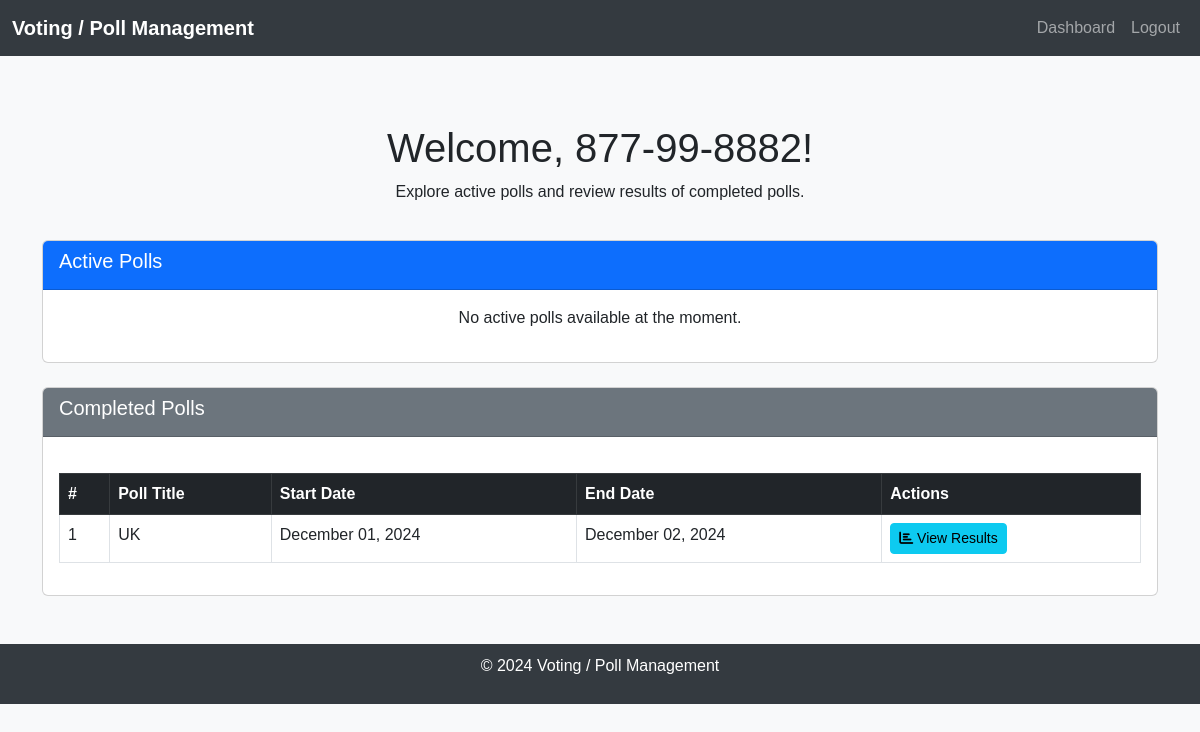
The app's page /user_dashboard (signed in), older data.
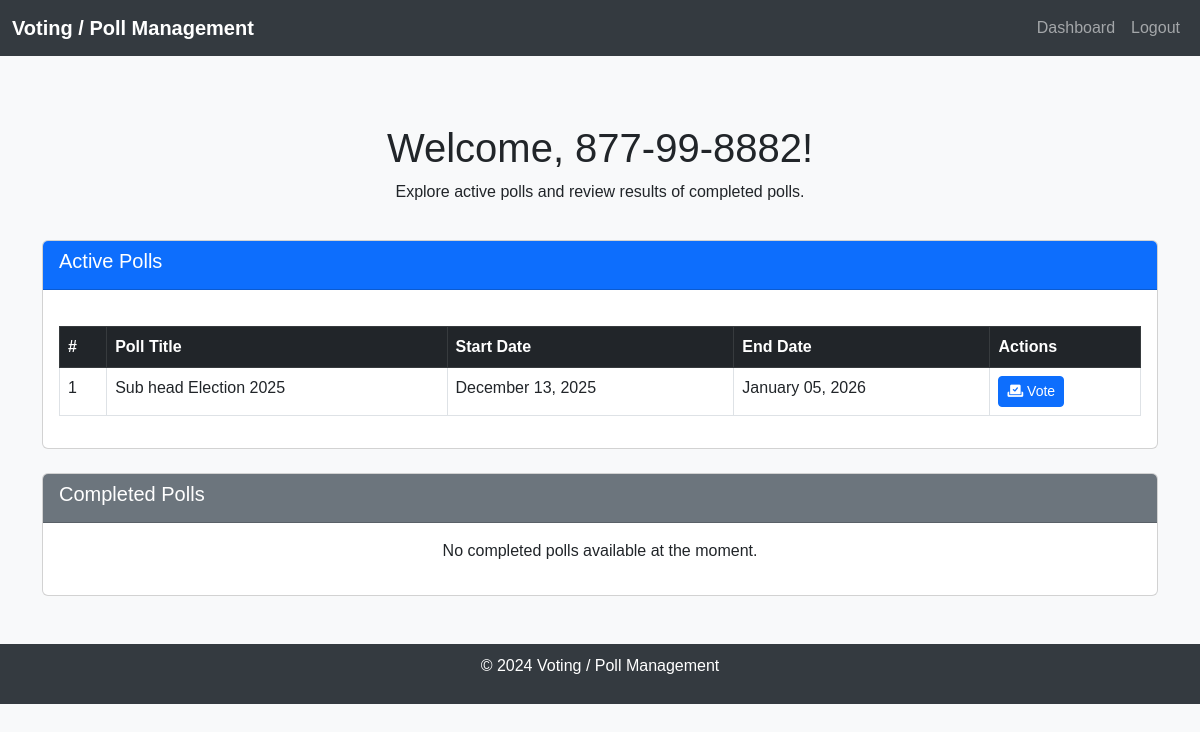
The same page, newer data.
### app/models.py (models this page shows, shortened)
class User(UserMixin, db.Model):
    id = db.Column(db.Integer, primary_key=True)
    ssn = db.Column(db.String(11), unique=True, nullable=False)
    email = db.Column(db.String(120), unique=True, nullable=False)
    password = db.Column(db.String(255), nullable=False)
    is_admin = db.Column(db.Boolean, default=False)
    active = db.Column(db.Boolean, default=True)
    votes = db.relationship('Vote', backref='user', lazy=True)

class Poll(db.Model):
    id = db.Column(db.Integer, primary_key=True)
    user_id = db.Column(db.Integer, db.ForeignKey('user.id'), nullable=False)
    title = db.Column(db.String(100), nullable=False)
    start_date = db.Column(db.DateTime, nullable=False)
    end_date = db.Column(db.DateTime, nullable=False)
    status = db.Column(db.String(10), nullable=False)
    user = db.relationship('User', backref=db.backref('polls', lazy=True))
    options = db.relationship('Option', cascade='all, delete-orphan', backref='poll', lazy=True)
    votes = db.relationship('Vote', cascade='all, delete-orphan', backref='poll', lazy=True)

### app/routes.py (the view)
@bp.route('/user_dashboard')
@login_required
def user_dashboard():
    if current_user.is_admin:
        return redirect(url_for('routes.admin_dashboard'))
    active_polls = Poll.query.filter_by(status='active').all()
    completed_polls = Poll.query.filter_by(status='closed').all()
    return render_template(
        'dashboard.html',
        active_polls=active_polls,
        completed_polls=completed_polls,
        user_votes_count=len(current_user.votes)
    )

### app/templates/dashboard.html (shortened to what this page needs)
<!DOCTYPE html>
<html lang="en">
  <head>
    <link
      rel="stylesheet"
      href="https://cdn.jsdelivr.net/npm/bootstrap@5.3.0/dist/css/bootstrap.min.css"
    />
    <link
      rel="stylesheet"
      href="https://cdnjs.cloudflare.com/ajax/libs/font-awesome/6.0.0-beta3/css/all.min.css"
    />
  </head>
  <body>
    <nav class="navbar navbar-expand-lg navbar-dark">
      <div class="container-fluid">
        <a class="navbar-brand" href="#">Voting / Poll Management</a>
        <ul class="navbar-nav ms-auto">
          <li class="nav-item">
            <a class="nav-link" href="{{ url_for('routes.user_dashboard') }}"
              >Dashboard</a
            >
          </li>
          <li class="nav-item">
            <a class="nav-link" href="{{ url_for('routes.logout') }}">Logout</a>
          </li>
        </ul>
      </div>
    </nav>
    <div class="container my-5">
      <div class="dashboard-header">
        <h1>Welcome, {{ current_user.ssn }}!</h1>
        <p>Explore active polls and review results of completed polls.</p>
      </div>
      <div class="card mb-4">
        <div class="card-header bg-primary text-white">
          <h5>Active Polls</h5>
        </div>
        <div class="card-body">
          {% if active_polls|length > 0 %}
          <table class="table table-hover table-bordered poll-table">
            <thead class="table-dark">
              <tr>
                <th>#</th>
                <th>Poll Title</th>
                <th>Start Date</th>
                <th>End Date</th>
                <th>Actions</th>
              </tr>
            </thead>
            <tbody>
              {% for poll in active_polls %}
              <tr>
                <td>{{ loop.index }}</td>
                <td>{{ poll.title }}</td>
                <td>{{ poll.start_date.strftime('%B %d, %Y') }}</td>
                <td>{{ poll.end_date.strftime('%B %d, %Y') }}</td>
                <td>
                  <a
                    href="{{ url_for('routes.vote', poll_id=poll.id) }}"
                    class="btn btn-primary btn-sm"
                  >
                    <i class="fas fa-vote-yea"></i> Vote
                  </a>
                </td>
              </tr>
              {% endfor %}
            </tbody>
          </table>
          {% else %}
          <p class="text-center">No active polls available at the moment.</p>
          {% endif %}
        </div>
      </div>
      <div class="card">
        <div class="card-header bg-secondary text-white">
          <h5>Completed Polls</h5>
        </div>
        <div class="card-body">
          {% if completed_polls|length > 0 %}
          <table class="table table-hover table-bordered poll-table">
            <thead class="table-dark">
              <tr>
                <th>#</th>
                <th>Poll Title</th>
                <th>Start Date</th>
                <th>End Date</th>
                <th>Actions</th>
              </tr>
            </thead>
            <tbody>
              {% for poll in completed_polls %}
              <tr>
                <td>{{ loop.index }}</td>
                <td>{{ poll.title }}</td>
                <td>{{ poll.start_date.strftime('%B %d, %Y') }}</td>
                <td>{{ poll.end_date.strftime('%B %d, %Y') }}</td>
                <td>
                  <a
                    href="{{ url_for('routes.results', poll_id=poll.id) }}"
                    class="btn btn-info btn-sm"
                  >
                    <i class="fas fa-chart-bar"></i> View Results
                  </a>
                </td>
              </tr>
              {% endfor %}
            </tbody>
          </table>
          {% else %}
          <p class="text-center">No completed polls available at the moment.</p>
          {% endif %}
        </div>
      </div>
    </div>
    <footer class="footer">
      <p>© 2024 Voting / Poll Management</p>
    </footer>
  </body>
</html>

### app/templates/dashboard.html (style rules this page uses)
body { background-color: #f8f9fa; font-family: "Arial", sans-serif; }
.navbar { background-color: #343a40 !important; }
.navbar-brand { color: #ffffff !important; font-weight: bold; }
.dashboard-header { padding: 20px; text-align: center; }
.poll-table { margin-top: 20px; }
.footer { background-color: #343a40; color: #ffffff; padding: 10px 0; text-align: center; }

Row changes from the older to the newer data that the page shows:
removed Poll: title "UK", start_date "December 01, 2024", end_date "December 02, 2024", shown under "Completed Polls"
added Poll: title "Sub head Election 2025", start_date "December 13, 2025", end_date "January 05, 2026", shown under "Active Polls"
Text that changed along with them:
text no longer shown: "No active polls available at the moment."
text now shown: "No completed polls available at the moment."
